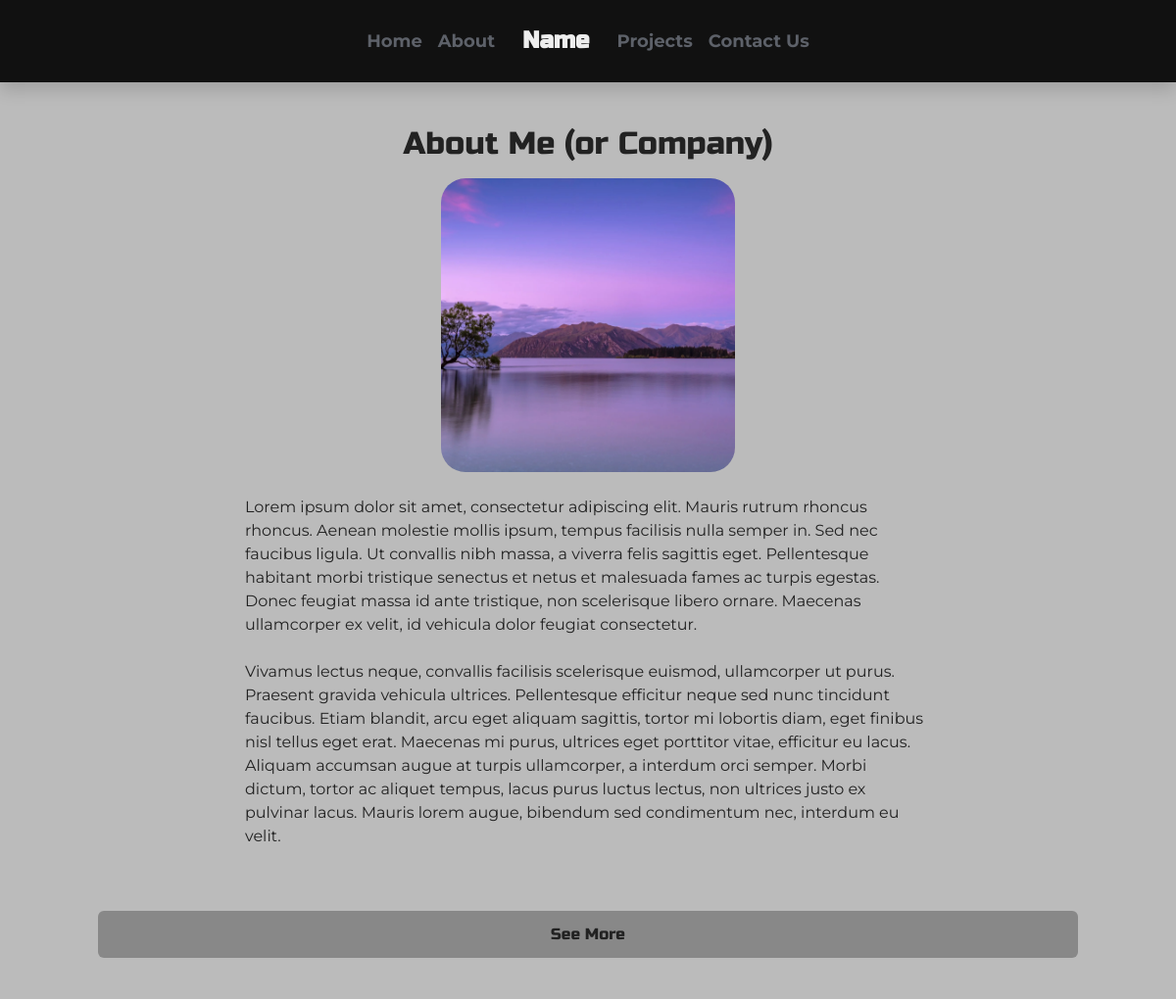
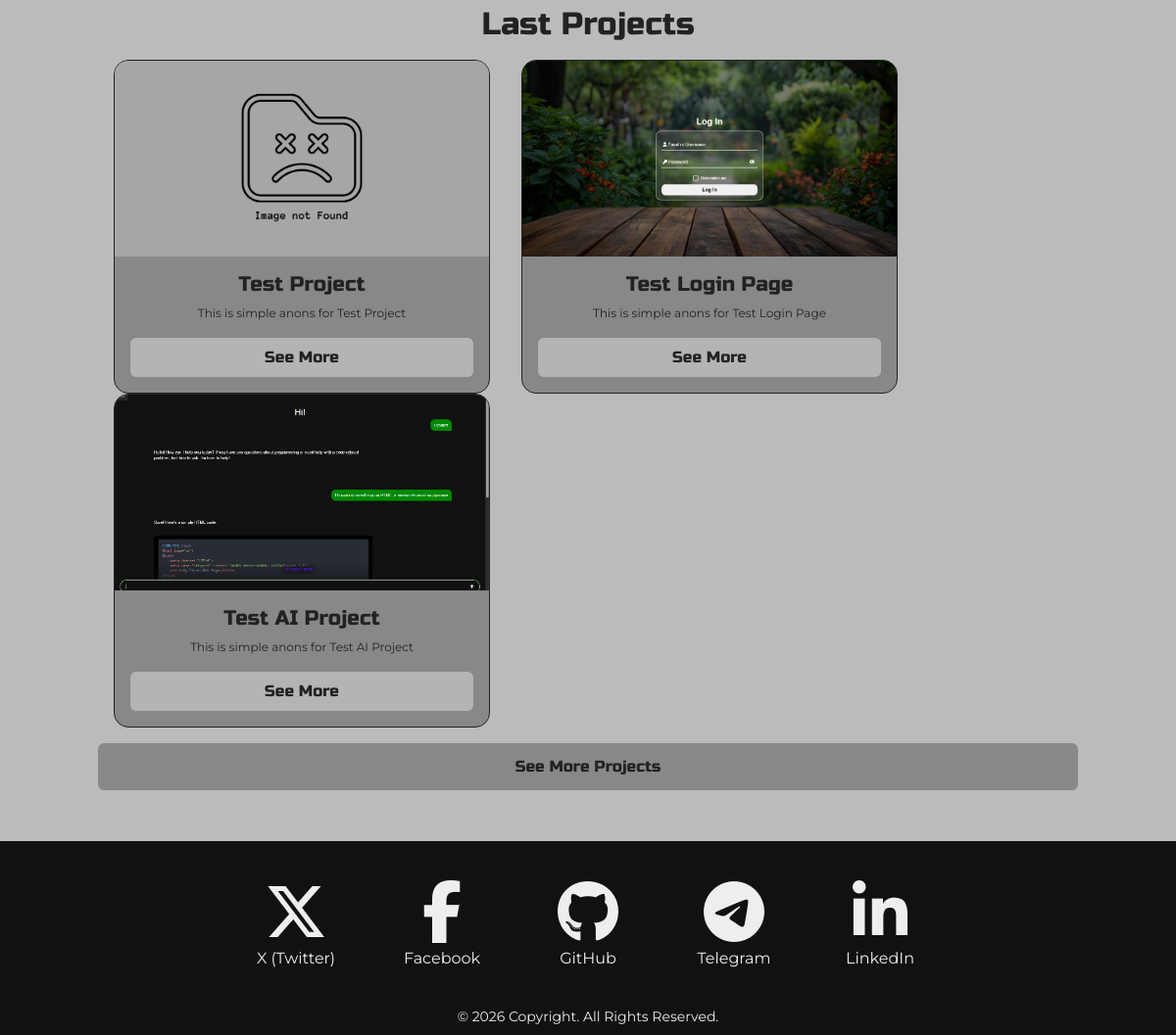
The page / on the database its author committed (2 pictures, top to bottom).
### projects/models.py (models this page shows, shortened)
class Project(models.Model):
    title = models.CharField("Project Title", max_length=100)
    anons = models.CharField("Project Anons", max_length=250)
    full_desc = models.TextField("Project Description")
    project_url = models.URLField(blank=True, null=True)
    class Meta:
        verbose_name = "Project"
        verbose_name_plural = "Projects"

class ProjectImage(models.Model):
    project = models.ForeignKey(
        Project,
        on_delete=models.CASCADE,
        related_name='images'
    )
    image = models.ImageField(upload_to=project_image_path)
    class Meta:
        verbose_name = "Project Image"
        verbose_name_plural = "Project Images"

### main/views.py (the view)
# urls.py: 2. Add a URL to urlpatterns:  path('', views.home, name='home')
def home(request):
    projects = Project.objects.order_by("-id")[:3]  # Get the 3 most recent projects
    return render(request, 'main/index.html', {'projects': projects})

### main/templates/main/index.html (shortened to what this page needs)
{% extends 'main/layout.html' %}
{% load static %}
{% block content %}
  <div class="container py-4">
    <h1 class="mb-3 text-center" style="font-family: 'Russo One'; font-size: 32px; color: var(--title-color);">About Me (or Company)</h1>
    <div class="d-flex align-items-start justify-content-center gap-4 flex-wrap">
      <div style="flex-shrink: 0;">
        <img src="{% static 'main/img/image.png' %}" alt="Your or Company Image"
             style="width: 300px; aspect-ratio: 1 / 1; object-fit: cover; border-radius: 25px;">
      </div>
      <div style="max-width: 700px;">
        <p style="color: var(--text-color); font-family: 'Montserrat', sans-serif;">
          Lorem ipsum dolor sit amet, consectetur adipiscing elit. Mauris rutrum rhoncus rhoncus. Aenean molestie mollis ipsum, tempus facilisis nulla semper in. Sed nec faucibus ligula. Ut convallis nibh massa, a viverra felis sagittis eget. Pellentesque habitant morbi tristique senectus et netus et malesuada fames ac turpis egestas. Donec feugiat massa id ante tristique, non scelerisque libero ornare. Maecenas ullamcorper ex velit, id vehicula dolor feugiat consectetur.<br><br>
          Vivamus lectus neque, convallis facilisis scelerisque euismod, ullamcorper ut purus. Praesent gravida vehicula ultrices. Pellentesque efficitur neque sed nunc tincidunt faucibus. Etiam blandit, arcu eget aliquam sagittis, tortor mi lobortis diam, eget finibus nisl tellus eget erat. Maecenas mi purus, ultrices eget porttitor vitae, efficitur eu lacus. Aliquam accumsan augue at turpis ullamcorper, a interdum orci semper. Morbi dictum, tortor ac aliquet tempus, lacus purus luctus lectus, non ultrices justo ex pulvinar lacus. Mauris lorem augue, bibendum sed condimentum nec, interdum eu velit.<br><br>
        </p>
      </div>
      <a href="{% url 'about' %}" class="btn btn-secondary mt-3 w-100" style="background: var(--btn-color); color: var(--title-color); font-family: 'Russo One'; padding: 12px 0;">
          See More
        </a>
    </div>
  </div>
  <div class="container pb-3">
    <h1 class="text-center pt-4 pb-3" style="font-size: 32px;">Last Projects</h1>
    <div class="d-flex flex-row">
      {% if projects %}
      <div class="d-flex flex-row flex-wrap">
        {% for project in projects %}
          <div class="card mx-3 text-center"
            style="width: 24rem; border: 1px solid var(--text-color); background: var(--card-color); border-radius: 15px; overflow: hidden;">
            {% if project.images.all %}
              <div id="carousel-{{ project.id }}"
                class="carousel slide"
                data-bs-ride="carousel"
                data-bs-interval="3000">
                <div class="carousel-inner">
                  {% for img in project.images.all %}
                    <div class="carousel-item {% if forloop.first %}active{% endif %}">
                      <img src="{{ img.image.url }}"
                        class="d-block w-100"
                        style="height: 200px; object-fit: cover;">
                    </div>
                  {% endfor %}
                </div>
              </div>
            {% else %}
              <img src="{% static 'main/img/image_not_found.png' %}" class="d-block w-100" style="height:200px; object-fit:cover;">
            {% endif %}
            <div class="card-body">
              <h5 class="card-title" style="color: var(--title-color); font-size: 21px;">
                {{ project.title }}
              </h5>
              <p class="card-text pb-3" style="color: var(--title-color); font-size: 12px;">
                {{ project.anons }}
              </p>
              <a href="{% url 'project_detail' project.id %}"
                class="btn btn-secondary w-100"
                style="background: var(--card-btn); color: var(--card-btn-text); padding: 8px 0;">
                See More
              </a>
            </div>
          </div>
          {% endfor %}
      </div>
    {% else %}
      <p class="text-center w-100" style="color: var(--text-color); font-family: 'Montserrat', sans-serif; margin-top: 35px; font-size: 20px;">There are no projects to display :(</p>
    {% endif %}
    </div>
    <a class="btn btn-secondary w-100 my-3" style="background: var(--btn-color); color: var(--title-color);" href="{% url 'projects' %}">See More Projects</a>
  </div>
{% endblock %}

### main/static/main/css/main.css (style rules this page uses)
:root { --background-color: #bbbbbb; --text-color: #222222; --title-color: #222222; --card-color: #888888; --nav-footer-color: #111111; --nav-text: #5d6169; --footer-text: #eeeeee; --brand-color: #eeeeee; --btn-color: #888888; --card-btn: #b4b4b4; --card-btn-text: #222222; --success-color: #166d00; }
* { margin: 0; padding: 0; font-family: 'Montserrat', sans-serif; }
html, body { height: 100%; }
body { display: flex; flex-direction: column; min-height: 100vh; background: var(--background-color); color: var(--text-color); }
h1, h2, h3, h4, h5, h6 { font-family: 'Russo One', sans-serif; color: var(--title-color); }
.btn { font-family: 'Russo One'; border: none; padding: 12px 0; transition: 1s ease; }
.carousel img { display: block; }

### rows shown on the page
Project: title "Test Project", anons "This is simple anons for Test Project"
Project: title "Test Login Page", anons "This is simple anons for Test Login Page"
ProjectImage: image (picture)
Project: title "Test AI Project", anons "This is simple anons for Test AI Project"
ProjectImage: image (picture)
